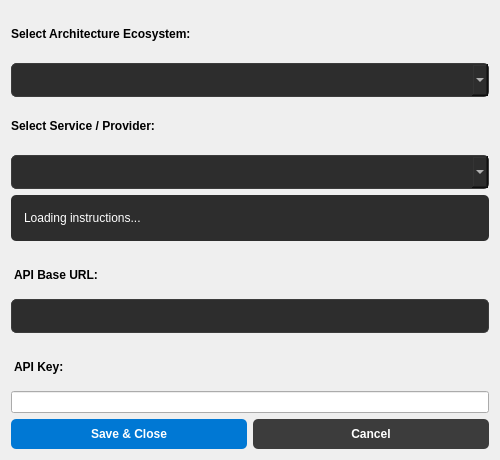
<?xml version="1.0" encoding="UTF-8"?>
<ui version="4.0">
 <class>SettingsDialog</class>
 <widget class="QDialog" name="SettingsDialog">
  <property name="geometry">
   <rect>
    <x>0</x>
    <y>0</y>
    <width>500</width>
    <height>460</height>
   </rect>
  </property>
  <property name="minimumSize">
   <size>
    <width>500</width>
    <height>0</height>
   </size>
  </property>
  <property name="windowTitle">
   <string>Settings - AI Provider Configuration</string>
  </property>
  <layout class="QVBoxLayout" name="dialog_layout">
   <item>
    <widget class="QLabel" name="group_label">
     <property name="styleSheet">
      <string notr="true">font-weight: bold;</string>
     </property>
     <property name="text">
      <string>Select Architecture Ecosystem:</string>
     </property>
    </widget>
   </item>
   <item>
    <widget class="QComboBox" name="group_combo">
     <property name="styleSheet">
      <string notr="true">QComboBox {
    background-color: #2d2d2d;
    color: #ffffff;
    border: 1px solid #3c3c3c;
    border-radius: 5px;
    padding: 8px;
}
QComboBox QAbstractItemView {
    background-color: #2d2d2d;
    color: white;
    selection-background-color: #0078d4;
}</string>
     </property>
    </widget>
   </item>
   <item>
    <widget class="QLabel" name="provider_label">
     <property name="styleSheet">
      <string notr="true">font-weight: bold;</string>
     </property>
     <property name="text">
      <string>Select Service / Provider:</string>
     </property>
    </widget>
   </item>
   <item>
    <widget class="QComboBox" name="provider_combo">
     <property name="styleSheet">
      <string notr="true">QComboBox {
    background-color: #2d2d2d;
    color: #ffffff;
    border: 1px solid #3c3c3c;
    border-radius: 5px;
    padding: 8px;
}
QComboBox QAbstractItemView {
    background-color: #2d2d2d;
    color: white;
    selection-background-color: #0078d4;
}</string>
     </property>
    </widget>
   </item>
   <item>
    <widget class="QLabel" name="instructions">
     <property name="styleSheet">
      <string notr="true">#instructions {
    background-color: #2d2d2d;
    padding: 10px;
    border-radius: 5px;
	color: #ffffff
}</string>
     </property>
     <property name="text">
      <string>Loading instructions...</string>
     </property>
     <property name="wordWrap">
      <bool>true</bool>
     </property>
    </widget>
   </item>
   <item>
    <widget class="QLabel" name="url_label">
     <property name="styleSheet">
      <string notr="true">font-weight: bold; margin-top: 10px;</string>
     </property>
     <property name="text">
      <string>API Base URL:</string>
     </property>
    </widget>
   </item>
   <item>
    <widget class="QLineEdit" name="url_input">
     <property name="styleSheet">
      <string notr="true">background-color: #2d2d2d; color: #ffffff;
border: 1px solid #3c3c3c; border-radius: 5px; padding: 8px;</string>
     </property>
    </widget>
   </item>
   <item>
    <widget class="QLabel" name="key_label">
     <property name="styleSheet">
      <string notr="true">font-weight: bold; margin-top: 10px;</string>
     </property>
     <property name="text">
      <string>API Key:</string>
     </property>
    </widget>
   </item>
   <item>
    <widget class="QLineEdit" name="key_input">
     <property name="styleSheet">
      <string notr="true">#key-input {
    background-color: #2d2d2d;
    color: #ffffff;
    border: 1px solid #3c3c3c;
    border-radius: 5px;
    padding: 8px;
}</string>
     </property>
     <property name="echoMode">
      <enum>QLineEdit::EchoMode::Password</enum>
     </property>
    </widget>
   </item>
   <item>
    <layout class="QHBoxLayout" name="button_layout">
     <item>
      <widget class="QPushButton" name="save_btn">
       <property name="styleSheet">
        <string notr="true">QPushButton {
    background-color: #0078d4;
    border: none;
    border-radius: 5px;
    padding: 8px;
    color: white;
    font-weight: bold;
}
QPushButton:hover {
    background-color: #106ebe;
}
QPushButton:pressed {
    background-color: #005a9e;
}</string>
       </property>
       <property name="text">
        <string>Save &amp;&amp; Close</string>
       </property>
      </widget>
     </item>
     <item>
      <widget class="QPushButton" name="cancel_btn">
       <property name="styleSheet">
        <string notr="true">QPushButton {
    background-color: #3c3c3c;
    border: none;
    border-radius: 5px;
    padding: 8px;
    color: white;
    font-weight: bold;
}
QPushButton:hover {
    background-color: #4c4c4c;
}
QPushButton:pressed {
    background-color: #2c2c2c;
}</string>
       </property>
       <property name="text">
        <string>Cancel</string>
       </property>
      </widget>
     </item>
    </layout>
   </item>
  </layout>
 </widget>
 <resources/>
 <connections>
  <connection>
   <sender>cancel_btn</sender>
   <signal>clicked()</signal>
   <receiver>SettingsDialog</receiver>
   <slot>reject()</slot>
   <hints>
    <hint type="sourcelabel">
     <x>-1</x>
     <y>-1</y>
    </hint>
    <hint type="destinationlabel">
     <x>-1</x>
     <y>-1</y>
    </hint>
   </hints>
  </connection>
 </connections>
</ui>
